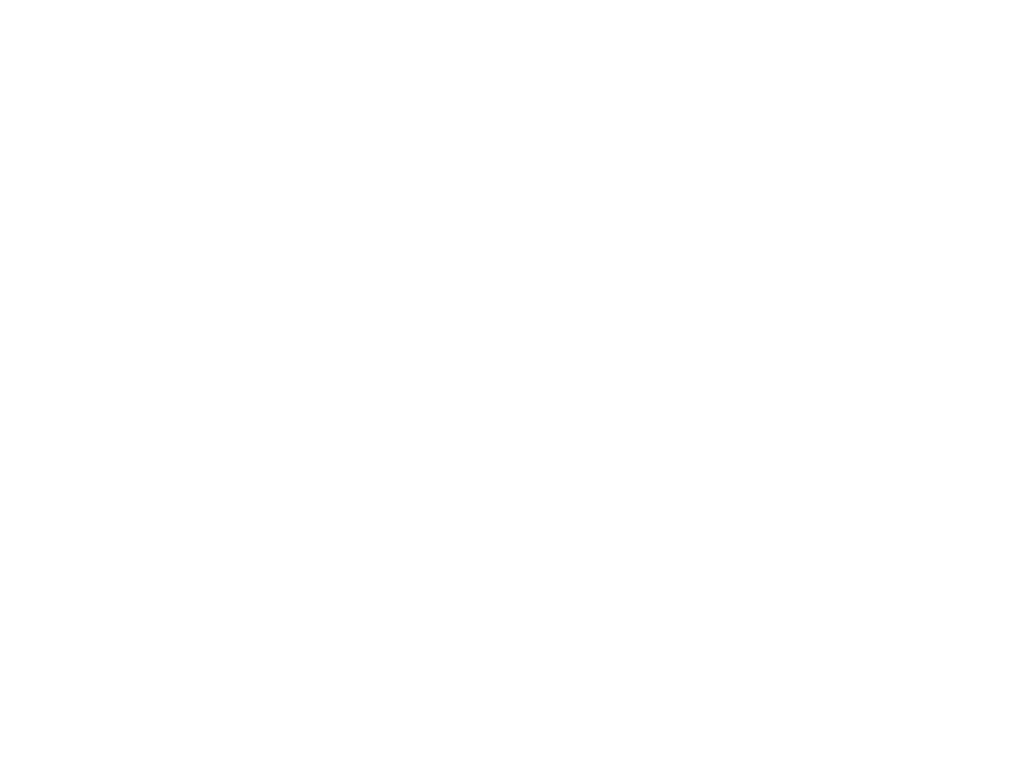
Frame 1 (no input)
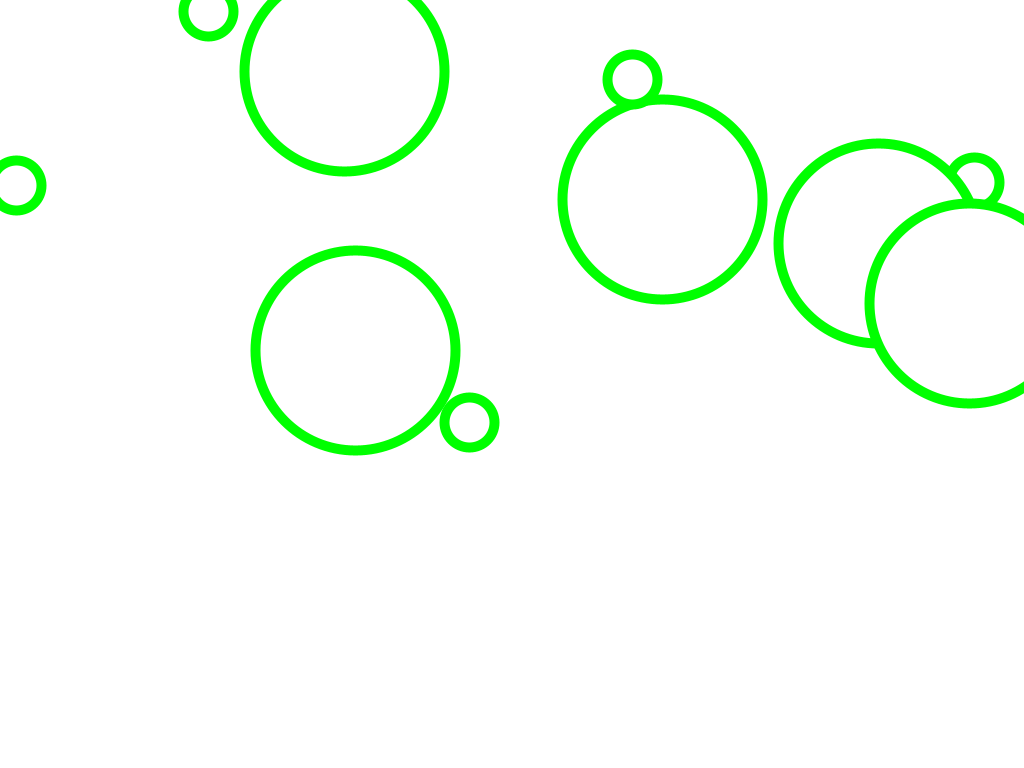
Frame 60 (the mouse pressed at the canvas centre just before this capture)
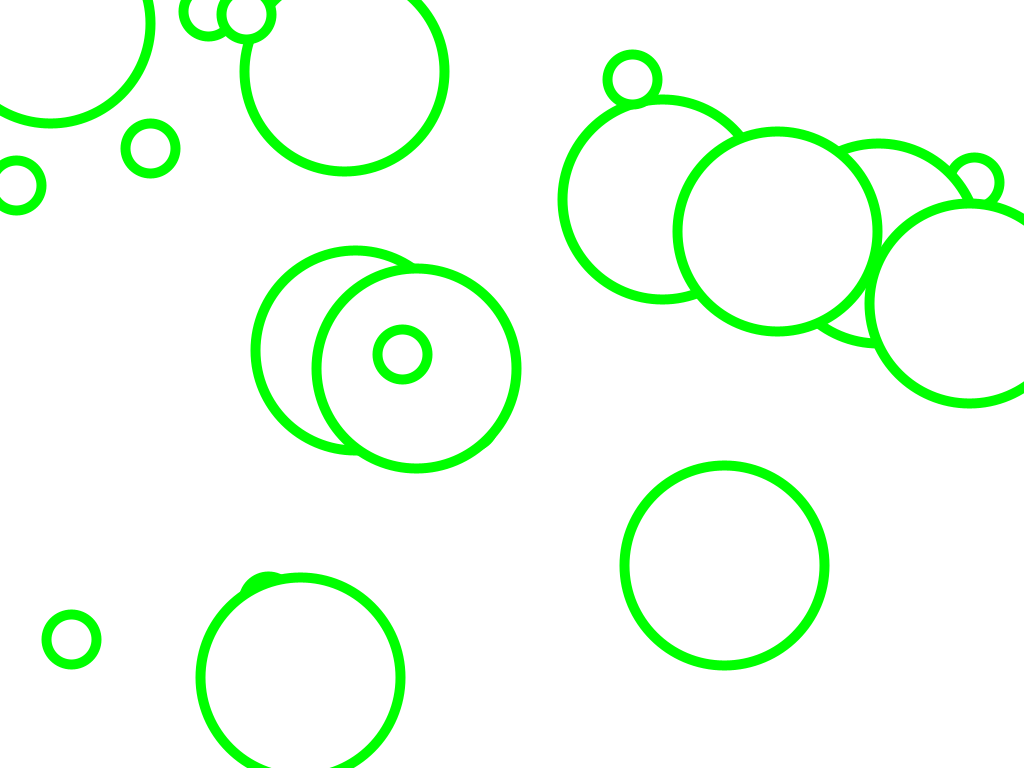
Frame 120 (the mouse held since frame 60 and released just before this capture)

The Processing sketch that drew these frames (run headless with seeded random() and noise(); from frame 60 on, the mouse is pressed at the canvas centre):

// Processing sketch: function_4
// ── function_4.pde
int circleCount = 0;
int maxCircles = 10;
int lastTime = 0;

void setup(){
    size(1024, 768);
    background(255, 255, 255);
}

void draw(){
    if(circleCount < maxCircles && millis() - lastTime >= 200){
        cirkle(200);
        cirkle(50);
        circleCount++;
        lastTime = millis();
    }
}

void cirkle(int diameter){
    stroke(0, 255, 0);
    strokeWeight(10);
    circle(random(width), random(height), diameter);
}
